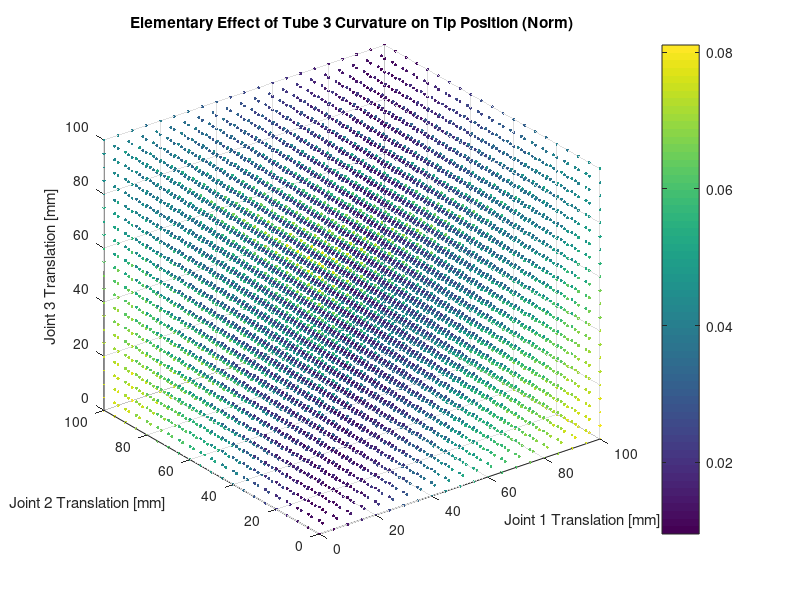

Source code (MATLAB):
close all; clear all; clc;

load("morris_screen_rho.mat");


for i=1:num_values
    
    x_val = 5 * (i-1);
    x_vals = x_val * squeeze(ones([num_values 1]));
    
    for j=1:num_values

        y_val = 5 * (j-1);
        y_vals = y_val * squeeze(ones([num_values 1]));

        vals_to_plot = sqrt(squeeze(tube3_z_effects(i,j,:)) .^ 2 + squeeze(tube3_x_effects(i,j,:)) .^ 2);
        % vals_to_plot = squeeze(tube3_z_effects(i,j,:));

        scatter3(x_vals, y_vals, 0:5:100, 5, vals_to_plot, "filled");
        hold on
    end
end

colorbar
xlabel("Joint 1 Translation [mm]");
ylabel("Joint 2 Translation [mm]");
zlabel("Joint 3 Translation [mm]");
title("Elementary Effect of Tube 3 Curvature on Tip Position (Norm)");

